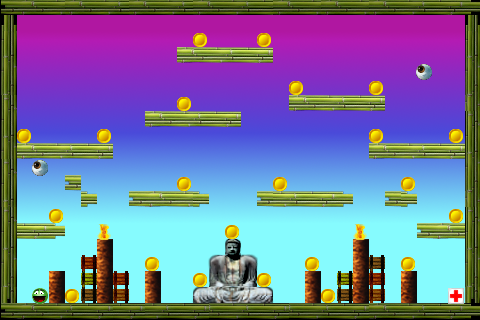

Below is a game level as drawn by its tile map, then a one-line description and the .tmx that defines it (tile-layer data replaced by summaries):
An orthogonal 30x20 tile map with 16x16 px tiles, 3 tile layers (background, maze, sprites), 2 tilesets.

<map version="1.0" orientation="orthogonal" width="30" height="20" tilewidth="16" tileheight="16">
 <tileset firstgid="1" name="tileset02-18x18#256x256" tilewidth="18" tileheight="18">
  <image source="tileset02-18x18#256x256.png" width="256" height="256" />
 </tileset>
 <tileset firstgid="197" name="sprites-tileset" tilewidth="16" tileheight="16">
  <image source="sprites-tileset.png" width="192" height="64" />
 </tileset>
 <layer name="background" width="30" height="20">
  <data>[600 cells, 504 non-empty, 14 distinct tile ids]</data>
 </layer>
 <layer name="maze" width="30" height="20">
  <data>[600 cells, 192 non-empty, 46 distinct tile ids]</data>
 </layer>
 <layer name="sprites" width="30" height="20">
  <data>[600 cells, 28 non-empty, 5 distinct tile ids]</data>
 </layer>
</map>